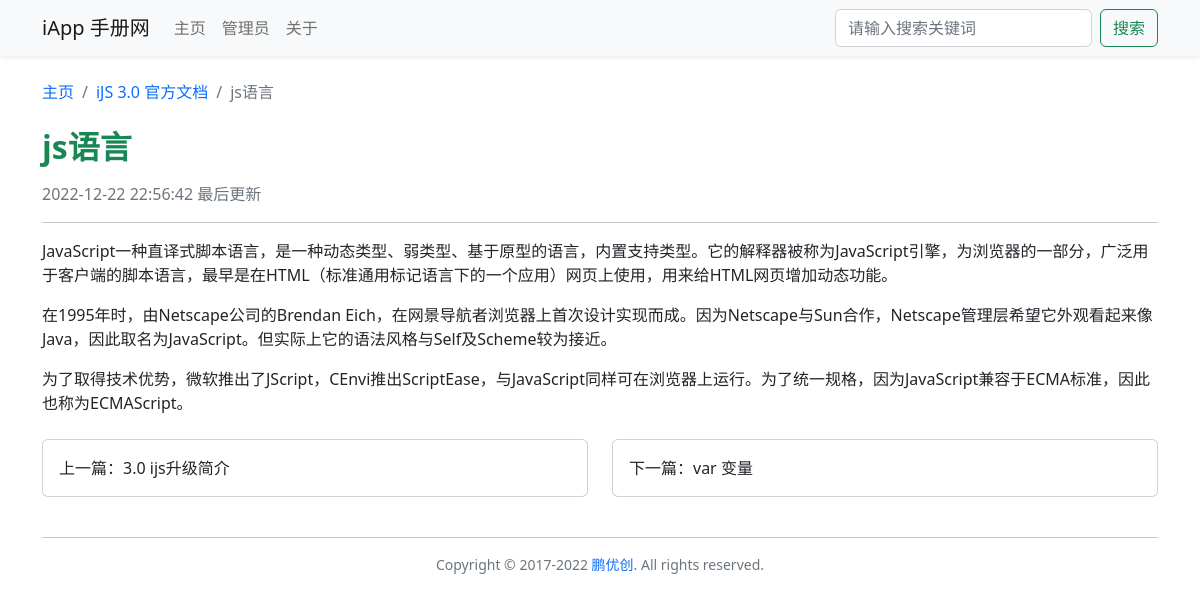
The page /article_14381.html on the database its author committed.
### tables this page shows
CREATE TABLE `iapp_doc_book` (
  `id` int NOT NULL AUTO_INCREMENT COMMENT '手册ID',
  `create_time` datetime NOT NULL DEFAULT CURRENT_TIMESTAMP COMMENT '上传时间',
  `intro` varchar(500) NOT NULL COMMENT '手册介绍',
  `title` varchar(255) NOT NULL COMMENT '手册标题',
  `update_time` datetime NOT NULL DEFAULT CURRENT_TIMESTAMP COMMENT '最后更新时间',
  PRIMARY KEY (`id`) USING BTREE
);

CREATE TABLE `iapp_doc_article` (
  `id` int NOT NULL AUTO_INCREMENT COMMENT '文章ID',
  `title` varchar(255) NOT NULL COMMENT '文章标题',
  `content` text NOT NULL COMMENT '文章内容',
  `update_time` datetime NOT NULL DEFAULT CURRENT_TIMESTAMP COMMENT '更新时间',
  `book_id` int DEFAULT NULL COMMENT '所属手册ID',
  PRIMARY KEY (`id`) USING BTREE,
  KEY `book_id` (`book_id`) USING BTREE,
  CONSTRAINT `iapp_doc_article_ibfk_1` FOREIGN KEY (`book_id`) REFERENCES `iapp_doc_book` (`id`) ON DELETE RESTRICT ON UPDATE RESTRICT
);

### include/public_fun.php (called while the page is built, shortened)
<?php
class Public_fun
{
    public int $book_id;
    public int $article_id;
    public function get_book_info()
    {
        $table = Config::$table['book'];
        $sql = "SELECT * FROM `$table` WHERE `id` = {$this->book_id};";
        $result = mysqli_query(Init::$conn, $sql);
        $data = mysqli_fetch_assoc($result);
        $this->book_info = $data;
    }
    public function get_article_id()
    {
        $article_id = $_GET['article_id'] ?? '';
        $this->article_id = $article_id;
    }
    public function if_has_login()
    {
        $password = $_COOKIE['password'] ?? '';
    }
    public function get_article_info()
    {
        $table = Config::$table['article'];
        $sql = "SELECT * FROM `$table` WHERE `id` = {$this->article_id};";
        $result = mysqli_query(Init::$conn, $sql);
        $article_info = mysqli_fetch_assoc($result);
        $this->article_info = $article_info;
        $this->book_id = $article_info['book_id'];
        $this->article_title = $article_info['title'];
    }
    public function get_book_url(int ...$book_id)
    {
        $book_id = $book_id ? $book_id[0] : $this->book_id;
        $book_url = 'book.php?book_id=' . $book_id;
        $book_url_static = 'book_' . $book_id . '.html';
        return Config::$url_static ? $book_url_static : $book_url;
    }
    public function get_article_url(int ...$article_id)
    {
        $article_id = $article_id ? $article_id[0] : $this->article_id;
        $article_url = 'article.php?article_id=' . $article_id;
        $article_url_static = 'article_' . $article_id . '.html';
        return Config::$url_static ? $article_url_static : $article_url;
    }
}

### article.php (the view, shortened to what this page needs)
<?php
require('./include/config.php');
require('./include/init.php');
require('./include/public_fun.php');
require('./include/Parsedown.php');
class Article extends Public_fun
{
    public function __construct()
    {
        $this->get_article_info();
        $this->last_article = $this->get_last_next_article(true);
        $this->next_article = $this->get_last_next_article(false);
        $this->get_book_info();
    }
    public function get_last_next_article(bool $is_last)
    {
        $table = Config::$table['article'];
        $s = $is_last ? '<' : '>';
        $order = $is_last ? 'ORDER BY `id` DESC' : '';
        $sql = "SELECT * FROM `$table` WHERE `id` $s {$this->article_id} AND `book_id` = '{$this->book_id}' $order LIMIT 1;";
        $result = mysqli_query(Init::$conn, $sql);
        $data = mysqli_fetch_assoc($result);
        return $data;
    }
}
$article = new Article();
?>
<!DOCTYPE html>
<html lang="zh-CN">
<head>
    <?php require('./include/head.php') ?>
    <link rel="stylesheet" href="css/prism-default.css">
    <link rel="stylesheet" href="css/article.css">
</head>
<body>
    <?php require('./include/nav.php') ?>
    <div class="container">
        <nav class="mb-4">
            <ol class="breadcrumb">
                <li class="breadcrumb-item"><a href="./">主页</a></li>
                <li class="breadcrumb-item">
                    <a href="<?php echo $article->get_book_url() ?>">
                        <?php echo strip_tags($article->book_info['title']) ?>
                    </a>
                </li>
                <li class="breadcrumb-item active"><?php echo strip_tags($article->article_title) ?></li>
            </ol>
        </nav>
        <div class="h2 mb-3 fw-bold text-success"><?php echo htmlspecialchars($article->article_title) ?></div>
        <div class="text-muted"><?php echo $article->article_info['update_time'] ?> 最后更新</div>
        <hr>
        <div id="content" class="mb-4">
            <?php
            $Parsedown = new Parsedown();
            echo $Parsedown->text($article->article_info['content']);
            ?>
        </div>
        <div class="row">
            <div class="col-md-6">
                <?php
                if ($article->last_article) {
                    $last_url = $article->get_article_url($article->last_article['id']);
                } else {
                    $last_url = $article->get_book_url();
                }
                ?>
                <a class="card mb-3 card-body" role="button" href="<?php echo $last_url ?>">
                    上一篇：<?php echo strip_tags($article->last_article['title'] ?? '没有更多了'); ?>
                </a>
            </div>
            <div class="col-md-6">
                <?php
                if ($article->next_article) {
                    $next_url = $article->get_article_url($article->next_article['id']);
                } else {
                    $next_url = $article->get_book_url();
                }
                ?>
                <a class="card mb-3 card-body" role="button" href="<?php echo $next_url ?>">
                    下一篇：<?php echo strip_tags($article->next_article['title'] ?? '没有更多了'); ?>
                </a>
            </div>
        </div>
    </div>
    <?php require('./include/footer.php') ?>
</body>
</html>

### include/head.php (style rules this page uses)
a { text-decoration: none; }

### rows shown on the page
iapp_doc_book: title "iJS 3.0 官方文档"
iapp_doc_article: title "js语言", update_time "2022-12-22 22:56:42"
iapp_doc_article: title "3.0 ijs升级简介"
iapp_doc_article: title "var 变量"

### other values the page prints
Config::$site_title "iApp 手册网"
